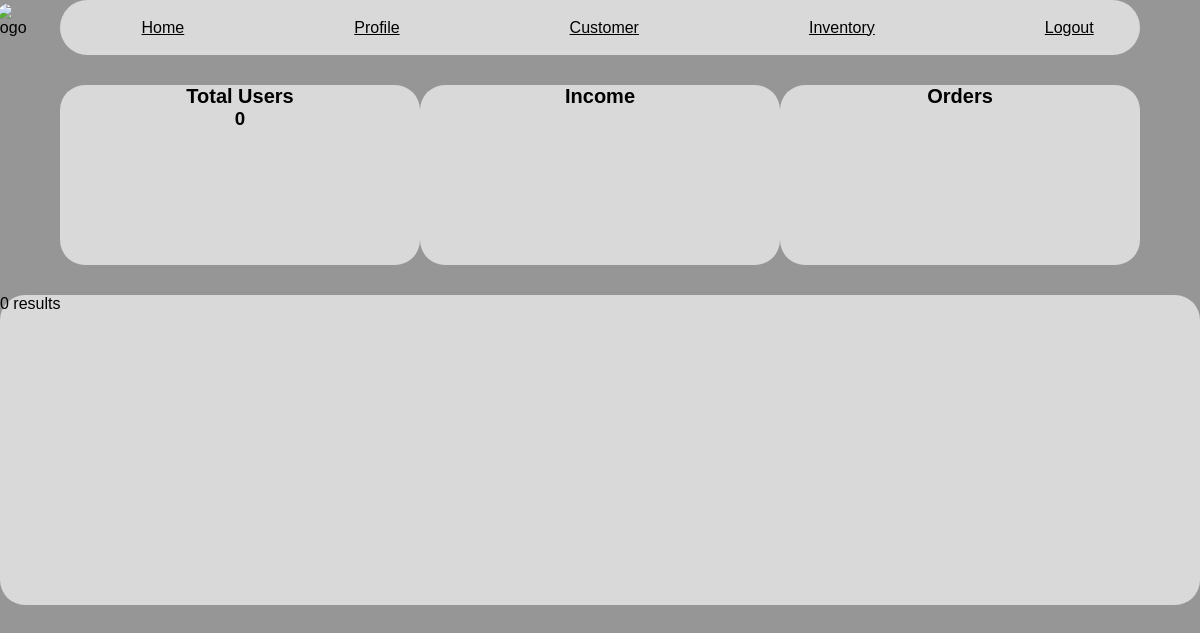
Page /e-commerce/adminHome.php on the earlier database version.
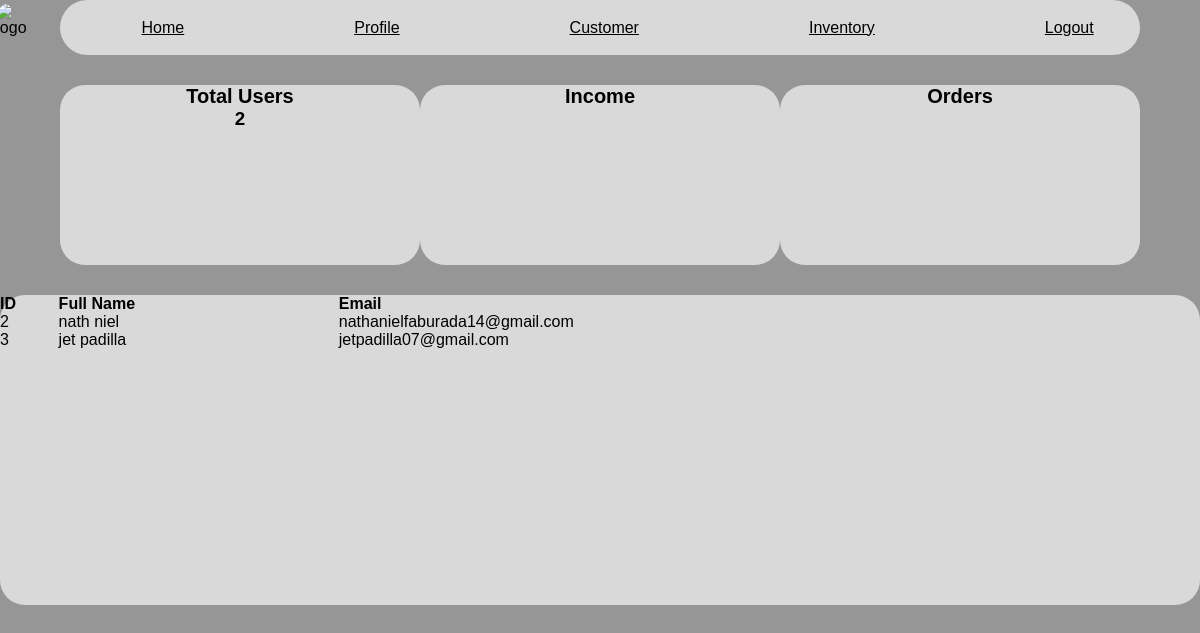
Same page on the later database version.
### tables this page shows
CREATE TABLE `customer_credentials` (
  `customer_id` int(5) NOT NULL,
  `username` varchar(20) NOT NULL,
  `firstname` char(30) NOT NULL,
  `lastname` char(30) NOT NULL,
  `birthdate` date NOT NULL,
  `gender` set('Male','Female') NOT NULL,
  `email` varchar(50) NOT NULL,
  `password` varchar(255) NOT NULL,
  `customer_address_id` int(5) NOT NULL
);

### e-commerce/admin_Home.php (the view, shortened to what this page needs)
<?php
include("dbconnection.php");
$sql = "SELECT customer_id, firstname, lastname, email FROM customer_credentials";
$result = $conn->query($sql);
if ($result->num_rows > 0) {
    echo "<table>
            <tr>
                <th>ID</th>
                <th>Full Name</th>
                <th>Email</th>
            </tr>";
    while ($row = $result->fetch_assoc()) {
        echo "<tr>
                <td>" . $row["customer_id"] . "</td>
                <td>" . $row["firstname"] . " " . $row["lastname"] . "</td>
                <td>" . $row["email"] . "</td>
              </tr>";
    }
    echo "</table>";
} else {
    echo "0 results";
}
?>

### e-commerce/admin_count_users.php (shortened to what this page needs)
<?php
include("dbconnection.php");
$sql = "SELECT COUNT(*) as user_count FROM customer_credentials";
$result = $conn->query($sql);
if ($result->num_rows > 0) {
    $row = $result->fetch_assoc();
    $user_count = $row['user_count'];
    echo "<h3>" . $user_count . "</h3>";
} else {
    echo "0 Users found.";
}
?>

Differences in the rows shown:
added customer_credentials: customer_id "2", firstname "nath", lastname "niel", email "nathanielfaburada14@gmail.com"
added customer_credentials: customer_id "3", firstname "jet", lastname "padilla", email "jetpadilla07@gmail.com"
Other differences:
$user_count: "0" → "2"
text no longer shown: "0 results"
text now shown: "ID Full Name Email"
